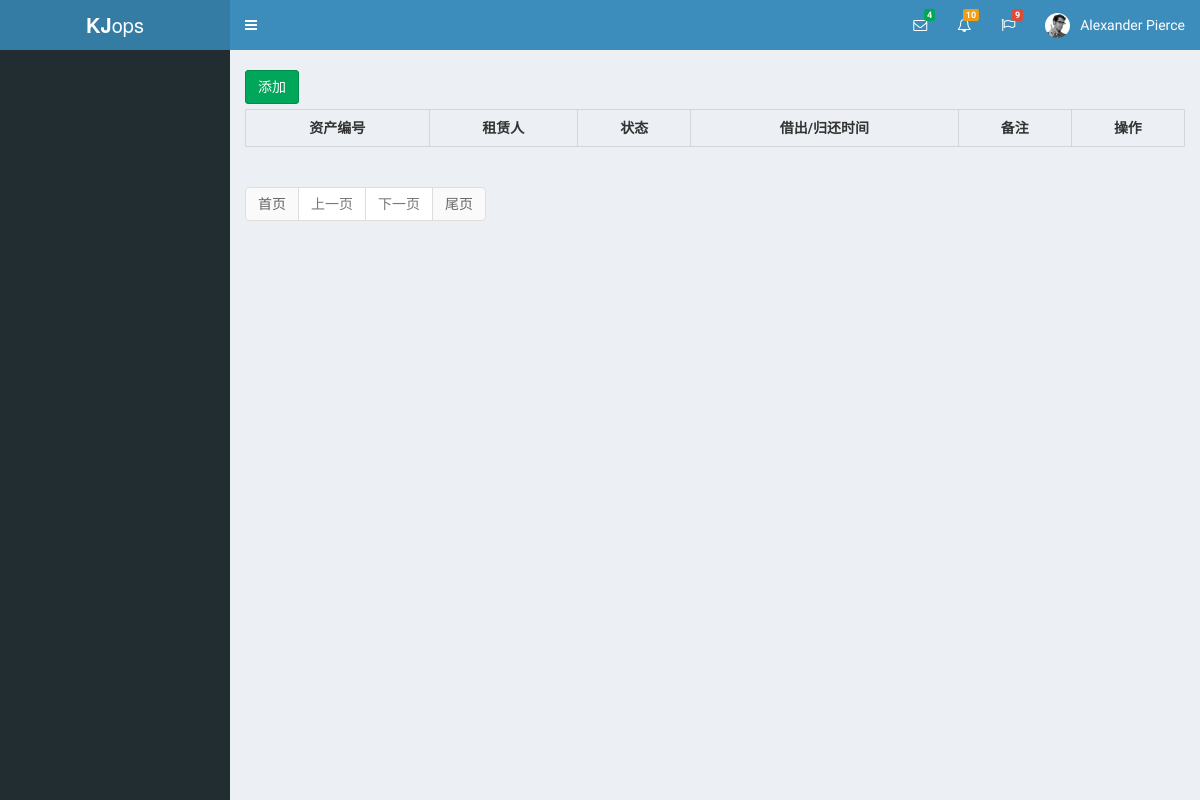
The app's page /stark/assets/rentalrecord/list/1/, older data.
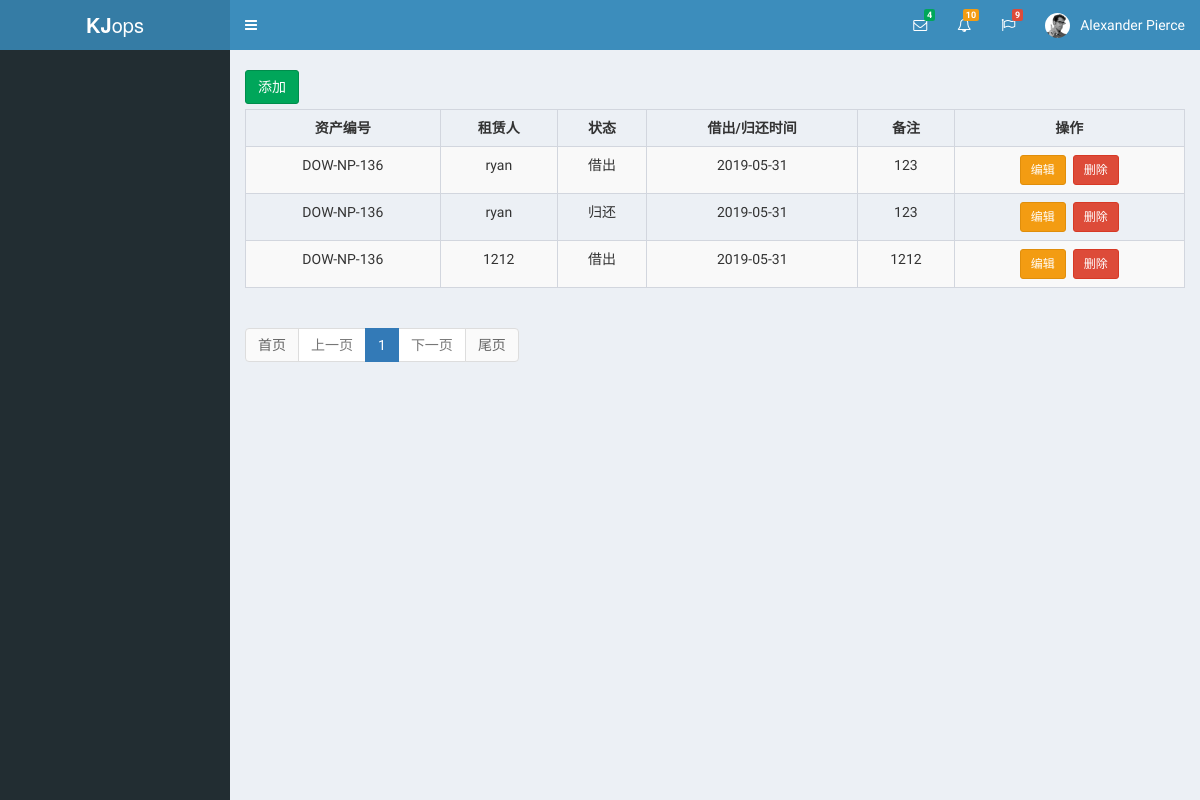
The same page, newer data.
### assets/models.py (models this page shows, shortened)
class Computer(models.Model):
	asset_no = models.CharField(verbose_name='资产编号', max_length=50, unique=True)
	asset_type = models.IntegerField(verbose_name="设备类型", choices=ASSET_TYPE_CHOICE, default=1)
	company = models.IntegerField(verbose_name="所属公司", choices=COMPANY_CHOICE, default=1)
	status = models.IntegerField(verbose_name="设备状态", choices=ASSET_STATUS, default=1)
	vendor = models.CharField(verbose_name="设备厂商", max_length=50, null=True, blank=True)
	price = models.CharField(verbose_name="价格",max_length=32,null=True, blank=True)
	buy_time = models.CharField(verbose_name="购买时间",max_length=64,null=True, blank=True)
	memory = models.IntegerField(verbose_name="内存",choices=MEMORY_CHOICE,default=3)
	disk = models.CharField(verbose_name="磁盘", max_length=255, null=True, blank=True)
	sn = models.CharField(verbose_name="SN号码", max_length=128, null=True, blank=True)
	memo = models.TextField(verbose_name="备注信息", max_length=200, null=True, blank=True)
	def __str__(self):
		return self.asset_no

class RentalRecord(models.Model):
	computer = models.ForeignKey(verbose_name="资产编号",to='Computer')
	user = models.CharField(verbose_name="租赁人",max_length=32)
	rental_choice =(
		(1,'借出'),
		(2,'归还'),
	)
	rental_status = models.IntegerField(verbose_name="状态",choices=rental_choice,default=1)
	rental_time = models.DateField(verbose_name="借出/归还时间",auto_now_add=True)
	note = models.TextField(verbose_name="备注",max_length=200,null=True, blank=True)

### stark/service/v1.py (the view, shortened to what this page needs)
	def changelist_view(self, request, *args, **kwargs):
		action_list = self.get_action_list()
		action_dict = {func.__name__: func.text for func in action_list}  # {'action_multi_delete':'批量删除','action_depart_multi_init':'批量初始化'}
		"""
		1.如果search_list 中没有值,则不显示搜索框
		2.获取用户提交的关键字
		3.构造条件
		"""
		search_list = self.get_search_list()
		search_value = request.GET.get('q', '')
		from django.db.models import Q
		conn = Q()
		conn.connector = 'OR'
		if search_value:
			for item in search_list:
				conn.children.append((item, search_value))
		order_list = self.get_order_list()
		search_group_condition = self.get_search_group_condition(request)
		prev_queryset = self.get_queryset(request, *args, **kwargs)
		all_data = prev_queryset.filter(conn).filter(**search_group_condition).order_by(*order_list)
		query_params = request.GET.copy()  # copy方法是默认不能修改request.GET里面的参数的
		query_params._mutable = True  # 这样就可以修改request.GET 里面的参数值了
		pager = Pagination(
			current_page=request.GET.get('page'),  # 获取页面返回的获取的页码
			all_count=all_data.count(),  # 数据库里面所有数据的计算
			base_url=request.path_info,  # 访问的基础URL,例如 http://127.0.0.1/abc?name=ryan&age=18 里面的 /abc
			params=query_params,
			per_page_num=self.per_page_num  # 这个是每页显示的个数(扩展，可以在网页端输入，然后在传入服务器端)
		)
		data_list = all_data[pager.start:pager.end]
		list_display = self.get_list_display(request,*args,**kwargs)
		header_list = []
		if list_display:  # 如果有list_display(展示列) 就循环它
			for key_or_func in list_display:
				if isinstance(key_or_func, FunctionType):
					verbose_name = key_or_func(self, obj=None, is_header=True, )
				else:
					verbose_name = self.model_class._meta.get_field(key_or_func).verbose_name
				header_list.append(verbose_name)
		else:  # 如果没有list_display(展示列)，那么表头就是它的表名
			header_list.append(self.model_class._meta.model_name)
		body_list = []
		for row in data_list:
			tr_list = []
			if list_display:
				for key_or_func in list_display:
					if isinstance(key_or_func, FunctionType):
						tr_list.append(key_or_func(self, row, False, *args, **kwargs))
					else:
						tr_list.append(getattr(row, key_or_func))  # obj.gender
			else:
				tr_list.append(row)
			body_list.append(tr_list)
		add_btn = self.get_add_btn(request, *args, **kwargs)
		search_group_row_list = []
		search_group = self.get_search_group()  # ['gender', 'depart']
		for option_object in search_group:
			row = option_object.get_queryset_or_tuple(self.model_class, request, *args, **kwargs)
			search_group_row_list.append(row)
		return render(request, self.change_list_template or 'stark/changelist.html',            {
                'data_list': data_list,
                'header_list': header_list,
                'body_list': body_list,
                'pager': pager,
                'add_btn': add_btn,
                'search_list': search_list,
                'search_value': search_value,
                'action_dict': action_dict,
                'search_group_row_list': search_group_row_list
            })

### assets/views/rental_record.py (called while the page is built)
	def display_edit_del(self, obj=None, is_header=None, *args, **kwargs):
		if is_header:
			return '操作'
		computer_id = kwargs.get('computer_id')
		tpl = '<a class="btn btn-sm btn-warning" href="%s">编辑</a>&nbsp;&nbsp;<a class="btn btn-sm btn-danger" href="%s">删除</a>' % (
			self.reverse_change_url(pk=obj.pk, computer_id=computer_id),
			self.reverse_delete_url(pk=obj.pk, computer_id=computer_id))
		return mark_safe(tpl)

	def get_add_btn(self, request, *args, **kwargs):
		computer_id = kwargs.get('computer_id')
		computer_obj = models.Computer.objects.filter(id=computer_id).values('status')
		if computer_obj[0].get('status') == 3:
			return None
		if self.has_add_btn:
			return '<a class="btn btn-success" href="%s">添加</a>' % self.reverse_add_url(*args, **kwargs)
		return None

	def get_queryset(self, request, *args, **kwargs):
		computer_id = kwargs.get('computer_id')
		return self.model_class.objects.filter(computer_id=computer_id)

### stark/service/v1.py (called while the page is built, shortened)
def get_choice_text(title, field):
	def inner(self, obj=None, is_header=None,*args, **kwargs):
		if is_header:
			return title
		method = "get_%s_display" % field  # obj.get_字段名_display 可以获取choice的值
		return getattr(obj, method)()
	return inner

def get_datetime_text(title, field, time_format='%Y-%m-%d'):
	def inner(self, obj=None, is_header=None,*args, **kwargs):
		if is_header:
			return title
		datetime_value = getattr(obj, field)
		return datetime_value.strftime(time_format)
	return inner

	def get_search_group(self):
		return self.search_group

	def get_search_group_condition(self, request):
		condition = {}
		return condition

	def get_order_list(self):
		return self.order_list or ['id']  # -id 按照id降序

	def get_search_list(self):
		return self.search_list

	def get_action_list(self):
		return self.action_list

	def get_list_display(self,request,*args,**kwargs):
		value = []
		if self.list_display:
			value.extend(self.list_display)
			value.append(type(self).display_edit_del)
		return value

	def get_url_name(self, param):
		app_label, model_name = self.model_class._meta.app_label, self.model_class._meta.model_name
		if self.prev:
			return '%s_%s_%s_%s' % (app_label, model_name, self.prev, param)
		return '%s_%s_%s' % (app_label, model_name, param)

	@property
	def get_add_url_name(self):
		return self.get_url_name('add')

	@property
	def get_change_url_name(self):
		return self.get_url_name('change')

	@property
	def get_delete_url_name(self):
		return self.get_url_name('delete')

### templates/stark/changelist.html (shortened to what this page needs)
{% extends 'base.html' %}
{% block content %}
        <form method="post">
            {% if add_btn %}
                <div style="margin: 5px 0;float: left">
                    {{ add_btn|safe }}
                </div>
            {% endif %}
            <table class="table table-striped table-bordered text-center">
                <thead>
                <tr>
                    {% for item in header_list %}
                        <th>{{ item }}</th>
                    {% endfor %}
                </tr>
                </thead>
                <tbody>
                {% for row in body_list %}
                    <tr>
                        {% for ele in row %}
                            <td>{{ ele }}</td>
                        {% endfor %}
                    </tr>
                {% endfor %}
                </tbody>
            </table>
        </form>
        <nav>
            <ul class="pagination">
                {{ pager.page_html|safe }}
            </ul>
        </nav>
{% endblock %}

### templates/base.html (shortened to what this page needs)
{% load staticfiles %}
<!DOCTYPE html>
<html lang="en">
<head>
    <link rel="stylesheet" href="/static/bower_components/bootstrap/dist/css/bootstrap.css">
    <link rel="stylesheet" href="/static/bower_components/font-awesome/css/font-awesome.min.css">
    <link rel="stylesheet" href="/static/bower_components/Ionicons/css/ionicons.min.css">
    <link rel="stylesheet" href="/static/dist/css/AdminLTE.css">
    <link rel="stylesheet" href="/static/dist/css/skins/_all-skins.min.css">
    <link rel="stylesheet" href="{% static 'stark/css/search-group.css' %}">
</head>
<body class="hold-transition skin-blue  sidebar-mini">
<div class="wrapper">
    <header class="main-header">
        <a href="#" class="logo">
            <span class="logo-lg"><b>KJ</b>ops</span>
        </a>
        <nav class="navbar navbar-static-top">
            <a href="#" class="sidebar-toggle" data-toggle="push-menu" role="button"></a>
            <div class="navbar-custom-menu">
                <ul class="nav navbar-nav">
                    <li class="dropdown messages-menu">
                        <a href="#" class="dropdown-toggle" data-toggle="dropdown">
                            <i class="fa fa-envelope-o"></i>
                            <span class="label label-success">4</span>
                        </a>
                    </li>
                    <li class="dropdown notifications-menu">
                        <a href="#" class="dropdown-toggle" data-toggle="dropdown">
                            <i class="fa fa-bell-o"></i>
                            <span class="label label-warning">10</span>
                        </a>
                    </li>
                    <li class="dropdown tasks-menu">
                        <a href="#" class="dropdown-toggle" data-toggle="dropdown">
                            <i class="fa fa-flag-o"></i>
                            <span class="label label-danger">9</span>
                        </a>
                    </li>
                    <li class="dropdown user user-menu">
                        <a href="#" class="dropdown-toggle" data-toggle="dropdown">
                            <img src="/static/dist/img/user2-160x160.jpg" class="user-image" alt="User Image">
                            <span class="hidden-xs">Alexander Pierce</span>
                        </a>
                    </li>
                </ul>
            </div>
        </nav>
    </header>
    <aside class="main-sidebar" style="margin-top: 5px">
        <section class="sidebar">
        </section>
    </aside>
    <div class="content-wrapper  container-fluid">
        <section class="content-header">
        </section>
        {% block content %}
        {% endblock %}
    </div>
</div>
</body>
</html>

Row changes from the older to the newer data that the page shows:
now on this page (row edited): Computer: asset_no "DOW-NP-136", row "借出" "2019-05-31" "编辑 删除" "归还" "2019-05-31" "编辑 删除" "借出" "2019-05-31" "编辑 删除"
added RentalRecord: row "ryan" "123"
added RentalRecord: row "ryan" "123"
added RentalRecord: row "1212" "1212"
Text that changed along with them:
{{ pager.page_html|safe }}: "首页 上一页 下一页 尾页" → "首页 上一页 1 下一页 尾页"
